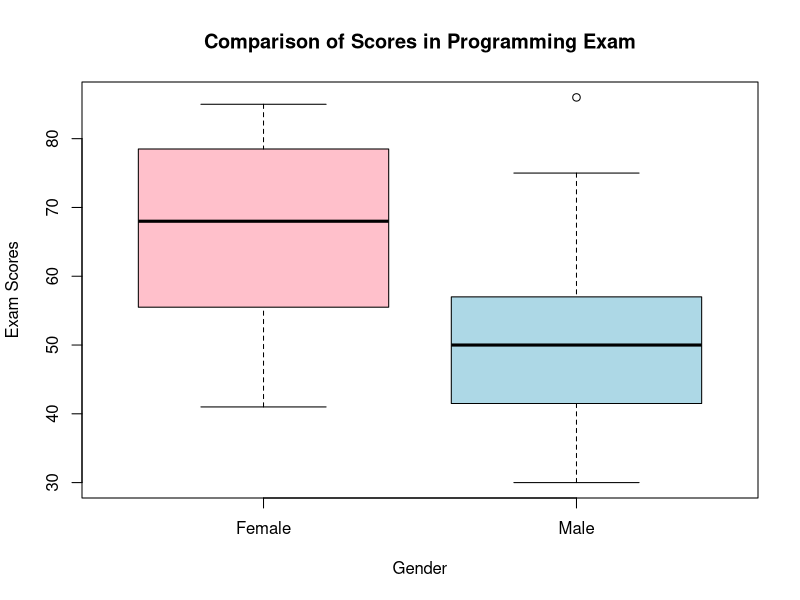

This chart was generated by the following R code:
## ---- chunk 1
male_scores <-c(48, 49, 49, 30, 30, 31, 32, 35, 37, 41, 86, 42, 51, 53, 56, 42, 44,
                 50, 51, 65, 67, 51, 56, 58, 64, 64, 75)
cat("\n Stem-and-Leaf display for Male students:\n")
## ---- chunk 2
stem(male_scores)
## ---- chunk 3
female_scores <- c(57, 59, 78, 79, 60, 65, 68, 71, 75, 48, 51, 55, 56, 41, 43, 44, 
                   75, 78, 80, 81, 83, 83, 85)
cat("\n Stem-and-Leaf display for Female students:\n")
## ---- chunk 4
stem(female_scores)
## ---- chunk 5
boxplot(female_scores, male_scores,
        main = "Comparison of Scores in Programming Exam",
        xlab = "Gender", 
        ylab = "Exam Scores", col = c("pink", "lightblue"),
        names = c("Female","Male"))
